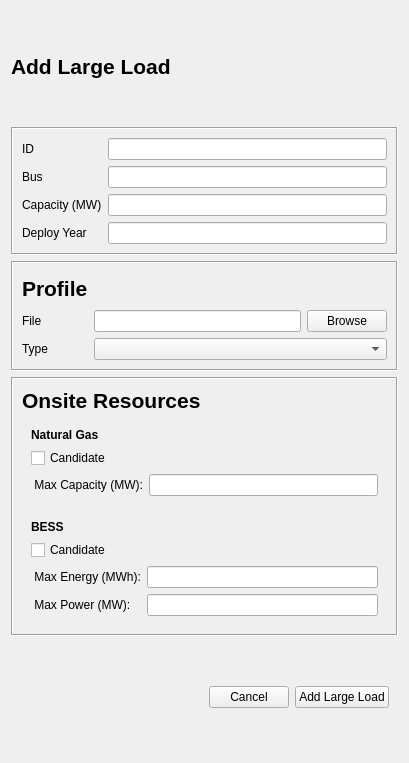
<?xml version="1.0" encoding="UTF-8"?>
<ui version="4.0">
 <class>LargeLoadDialog</class>
 <widget class="QWidget" name="LargeLoadDialog">
  <property name="geometry">
   <rect>
    <x>0</x>
    <y>0</y>
    <width>409</width>
    <height>763</height>
   </rect>
  </property>
  <property name="windowTitle">
   <string>Add Large Load </string>
  </property>
  <layout class="QVBoxLayout" name="verticalLayout">
   <item>
    <widget class="QLabel" name="label_title">
     <property name="font">
      <font>
       <pointsize>16</pointsize>
       <weight>75</weight>
       <bold>true</bold>
      </font>
     </property>
     <property name="text">
      <string>Add Large Load</string>
     </property>
    </widget>
   </item>
   <item>
    <widget class="QFrame" name="frame_params">
     <property name="frameShape">
      <enum>QFrame::Box</enum>
     </property>
     <property name="frameShadow">
      <enum>QFrame::Sunken</enum>
     </property>
     <layout class="QGridLayout" name="gridLayout">
      <item row="1" column="0">
       <widget class="QLabel" name="label_bus">
        <property name="text">
         <string>Bus</string>
        </property>
       </widget>
      </item>
      <item row="0" column="2">
       <widget class="QLineEdit" name="lineEdit_id"/>
      </item>
      <item row="0" column="0">
       <widget class="QLabel" name="label_id">
        <property name="text">
         <string>ID</string>
        </property>
       </widget>
      </item>
      <item row="3" column="0">
       <widget class="QLabel" name="label_cap">
        <property name="text">
         <string>Capacity (MW)</string>
        </property>
       </widget>
      </item>
      <item row="3" column="2">
       <widget class="QLineEdit" name="lineEdit_cap"/>
      </item>
      <item row="4" column="0">
       <widget class="QLabel" name="label_deploy">
        <property name="text">
         <string>Deploy Year</string>
        </property>
       </widget>
      </item>
      <item row="4" column="2">
       <widget class="QLineEdit" name="lineEdit_deploy"/>
      </item>
      <item row="1" column="2">
       <widget class="QLineEdit" name="lineEdit_bus"/>
      </item>
     </layout>
    </widget>
   </item>
   <item>
    <widget class="QFrame" name="frame_profile">
     <property name="frameShape">
      <enum>QFrame::Box</enum>
     </property>
     <property name="frameShadow">
      <enum>QFrame::Sunken</enum>
     </property>
     <layout class="QGridLayout" name="gridLayout_4">
      <item row="1" column="1">
       <widget class="QLineEdit" name="lineEdit_file"/>
      </item>
      <item row="1" column="0">
       <widget class="QLabel" name="label_file">
        <property name="text">
         <string>File</string>
        </property>
       </widget>
      </item>
      <item row="2" column="0">
       <widget class="QLabel" name="label_type">
        <property name="text">
         <string>Type</string>
        </property>
       </widget>
      </item>
      <item row="0" column="0">
       <widget class="QLabel" name="label_profile">
        <property name="font">
         <font>
          <pointsize>16</pointsize>
          <weight>75</weight>
          <bold>true</bold>
         </font>
        </property>
        <property name="text">
         <string>Profile</string>
        </property>
       </widget>
      </item>
      <item row="1" column="2">
       <widget class="QPushButton" name="btn_file">
        <property name="text">
         <string>Browse</string>
        </property>
       </widget>
      </item>
      <item row="2" column="1" colspan="2">
       <widget class="QComboBox" name="comboBox_type"/>
      </item>
     </layout>
    </widget>
   </item>
   <item>
    <widget class="QFrame" name="frame_onsite">
     <property name="frameShape">
      <enum>QFrame::Box</enum>
     </property>
     <property name="frameShadow">
      <enum>QFrame::Sunken</enum>
     </property>
     <layout class="QVBoxLayout" name="verticalLayout_3">
      <item>
       <widget class="QLabel" name="label_onsite">
        <property name="font">
         <font>
          <pointsize>16</pointsize>
          <weight>75</weight>
          <bold>true</bold>
         </font>
        </property>
        <property name="text">
         <string>Onsite Resources</string>
        </property>
       </widget>
      </item>
      <item>
       <widget class="QFrame" name="frame_ngas">
        <property name="frameShape">
         <enum>QFrame::NoFrame</enum>
        </property>
        <property name="frameShadow">
         <enum>QFrame::Raised</enum>
        </property>
        <layout class="QGridLayout" name="gridLayout_3">
         <item row="0" column="0">
          <widget class="QLabel" name="label_11">
           <property name="font">
            <font>
             <weight>75</weight>
             <bold>true</bold>
            </font>
           </property>
           <property name="text">
            <string>Natural Gas</string>
           </property>
          </widget>
         </item>
         <item row="1" column="0">
          <widget class="QCheckBox" name="checkBox_ngas_cand">
           <property name="text">
            <string>Candidate</string>
           </property>
          </widget>
         </item>
         <item row="2" column="0">
          <widget class="QLabel" name="label_max_cap">
           <property name="text">
            <string> Max Capacity (MW):</string>
           </property>
          </widget>
         </item>
         <item row="2" column="1">
          <widget class="QLineEdit" name="lineEdit_max_cap"/>
         </item>
        </layout>
       </widget>
      </item>
      <item>
       <widget class="QFrame" name="frame_bess">
        <property name="frameShape">
         <enum>QFrame::NoFrame</enum>
        </property>
        <property name="frameShadow">
         <enum>QFrame::Raised</enum>
        </property>
        <layout class="QGridLayout" name="gridLayout_2">
         <item row="0" column="0">
          <widget class="QLabel" name="label_bess">
           <property name="font">
            <font>
             <weight>75</weight>
             <bold>true</bold>
            </font>
           </property>
           <property name="text">
            <string>BESS</string>
           </property>
          </widget>
         </item>
         <item row="4" column="1">
          <widget class="QLineEdit" name="lineEdit_power"/>
         </item>
         <item row="4" column="0">
          <widget class="QLabel" name="label_power">
           <property name="text">
            <string> Max Power (MW):</string>
           </property>
          </widget>
         </item>
         <item row="1" column="0">
          <widget class="QCheckBox" name="checkBox_bess">
           <property name="text">
            <string>Candidate</string>
           </property>
          </widget>
         </item>
         <item row="2" column="0">
          <widget class="QLabel" name="label_max_energy">
           <property name="text">
            <string> Max Energy (MWh):</string>
           </property>
          </widget>
         </item>
         <item row="2" column="1">
          <widget class="QLineEdit" name="lineEdit_max_energy"/>
         </item>
        </layout>
       </widget>
      </item>
     </layout>
    </widget>
   </item>
   <item>
    <widget class="QFrame" name="frame_buttons">
     <property name="frameShape">
      <enum>QFrame::NoFrame</enum>
     </property>
     <property name="frameShadow">
      <enum>QFrame::Raised</enum>
     </property>
     <layout class="QHBoxLayout" name="horizontalLayout_3">
      <item>
       <spacer name="horizontalSpacer">
        <property name="orientation">
         <enum>Qt::Horizontal</enum>
        </property>
        <property name="sizeHint" stdset="0">
         <size>
          <width>40</width>
          <height>20</height>
         </size>
        </property>
       </spacer>
      </item>
      <item>
       <widget class="QPushButton" name="btn_cancel">
        <property name="text">
         <string>Cancel</string>
        </property>
       </widget>
      </item>
      <item>
       <widget class="QPushButton" name="btn_add">
        <property name="text">
         <string>Add Large Load</string>
        </property>
       </widget>
      </item>
     </layout>
    </widget>
   </item>
  </layout>
 </widget>
 <resources/>
 <connections/>
</ui>
